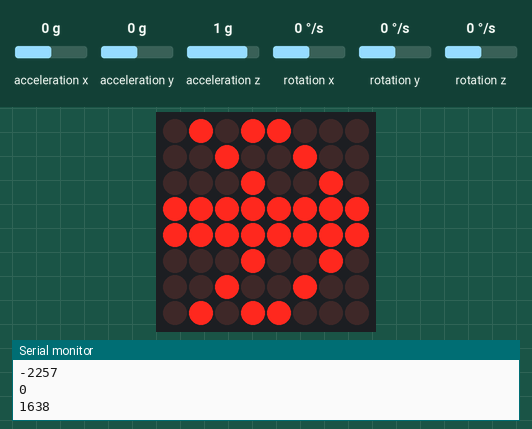
Simulated run of this sketch. Board: Arduino Uno, built with avr-gcc and run on an emulated ATmega328P. Shown: 8×8 LED matrix, the last lines printed to the serial monitor. Wiring (inferred from the names in the program): MPU-6050 motion sensor at I2C address 0x68. The test bench sets the inputs (shaded band); at power-on: acceleration x 0 g, acceleration y 0 g, acceleration z 1 g, rotation x 0 °/s, rotation y 0 °/s, rotation z 0 °/s.

Above: at 11.0 s.
11.1 s: acceleration x set to 0.8 g
At 12.8 s:
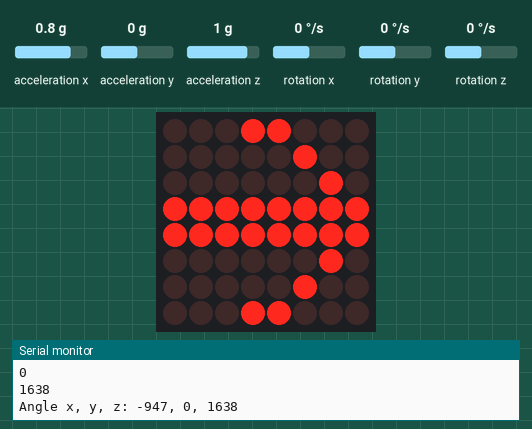
13.1 s: acceleration y set to -1.4 g
At 15.2 s:
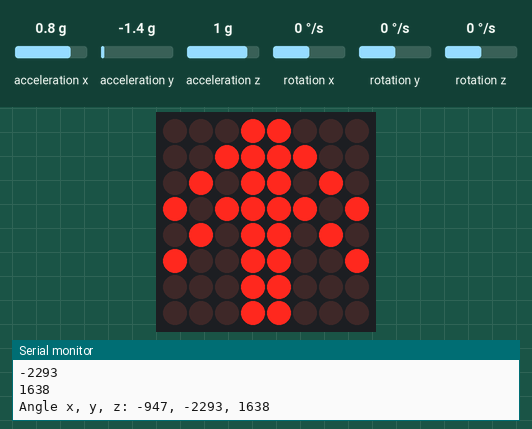
15.5 s: acceleration y set to 0.8 g
At 17.6 s:
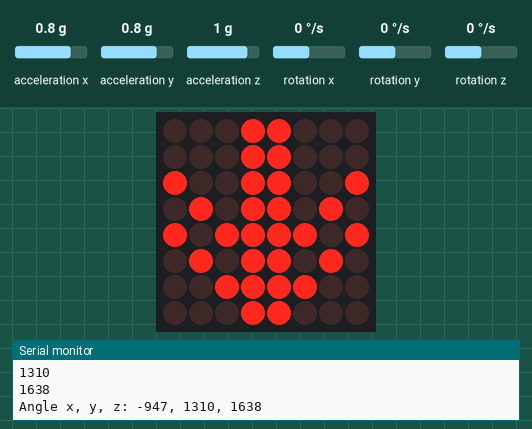
17.9 s: acceleration x set to -1.4 g
At 20.0 s:
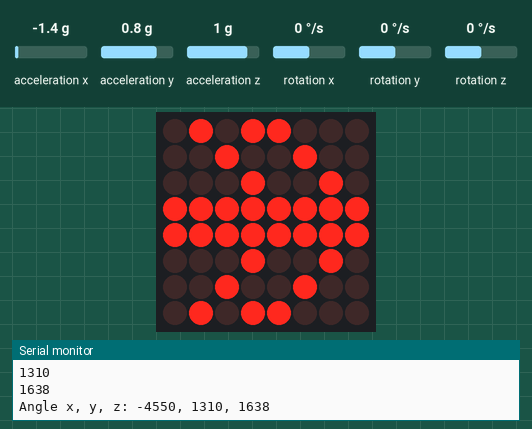
20.3 s: acceleration x set to 1.4 g
At 22.2 s:
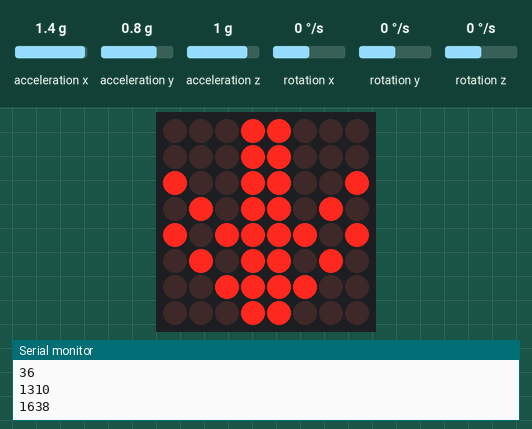
Timing chart, 0 to 23.7 s (numbered marks = the images above; inputs shaded):
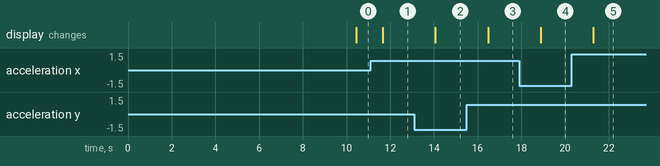

Measured:
- after the input at 11.1 s, the display: changes after 0.55 s (image 1)
- after the input at 13.1 s, the display: changes after 0.96 s (image 2)
- after the input at 15.5 s, the display: changes after 0.97 s (image 3)
- after the input at 17.9 s, the display: changes after 0.99 s (image 4)
- after the input at 20.3 s, the display: changes after 1.0 s (image 5)

The sketch:

gyroKalmanFilter_test.ino
```cpp
// MPU6050 with Kalman Filter applied

#include "gyroKalmanFilter.h"
#include <LedControl.h>

LedControl lc = LedControl(12, 11, 10, 1);

byte circle[8] = {B00011000,
                  B00100100,
                  B01000010,
                  B10000001,
                  B10000001,
                  B01000010,
                  B00100100,
                  B00011000};
byte leftarrow[8] = {B00011000,
                     B00100000,
                     B01000000,
                     B11111111,
                     B11111111,
                     B01000000,
                     B00100000,
                     B00011000};
byte strongleftarrow[8] = {B00011010,
                           B00100100,
                           B01001000,
                           B11111111,
                           B11111111,
                           B01001000,
                           B00100100,
                           B00011010};
byte rightarrow[8] = {B00011000,
                      B00000100,
                      B00000010,
                      B11111111,
                      B11111111,
                      B00000010,
                      B00000100,
                      B00011000};
byte strongrightarrow[8] = {B01011000,
                            B00100100,
                            B00010010,
                            B11111111,
                            B11111111,
                            B00010010,
                            B00100100,
                            B01011000};
byte uparrow[8] = {B00011000,
                   B00111100,
                   B01011010,
                   B10011001,
                   B00011000,
                   B00011000,
                   B00011000,
                   B00011000};
byte stronguparrow[8] = {B00011000,
                         B00111100,
                         B01011010,
                         B10111101,
                         B01011010,
                         B10011001,
                         B00011000,
                         B00011000};
byte downarrow[8] = {B00011000,
                     B00011000,
                     B00011000,
                     B00011000,
                     B10011001,
                     B01011010,
                     B00111100,
                     B00011000};
byte strongdownarrow[8] = {B00011000,
                           B00011000,
                           B10011001,
                           B01011010,
                           B10111101,
                           B01011010,
                           B00111100,
                           B00011000};


void setup() {
    Serial.begin(115200);
    gyroInit();
    lc.shutdown(0, false);
    lc.clearDisplay(0);
    for(int i = 0; i < 8; i++) {
        lc.setRow(0, i, circle[i]);
    }
    delay(3000);
}

void loop() {
    int x, y, z;
    int prevx = 0, prevy = 0, prevz = 0;
    int dx, dy, dz;
    gyroExecute();
    x = getXcoord();
    y = getYcoord();
    z = getZcoord();
    Serial.println(x);
    Serial.println(y);
    Serial.println(z);
    dx = x - prevx;
    dy = y - prevy;
    dz = z - prevz;
    if(dx > 1000) {
        for(int i = 0; i < 8; i++) {
            lc.setRow(0, i, strongleftarrow[i]);
        }
    } else if(dx < -1000) {
        for(int i = 0; i < 8; i++) {
            lc.setRow(0, i, strongrightarrow[i]);
        }
    } else if(dy > 1000) {
        for(int i = 0; i < 8; i++) {
            lc.setRow(0, i, strongdownarrow[i]);
        }
    } else if(dy < -1000) {
        for(int i = 0; i < 8; i++) {
            lc.setRow(0, i, stronguparrow[i]);
        }
    } else if(dx > 500) {
        for(int i = 0; i < 8; i++) {
            lc.setRow(0, i, leftarrow[i]);
        }
    } else if(dx < -500) {
        for(int i = 0; i < 8; i++) {
            lc.setRow(0, i, rightarrow[i]);
        }
    } else if(dy > 500) {
        for(int i = 0; i < 8; i++) {
            lc.setRow(0, i, downarrow[i]);
        }
    } else if(dy < -500) {
        for(int i = 0; i < 8; i++) {
            lc.setRow(0, i, uparrow[i]);
        }
    } else {
        for(int i = 0; i < 8; i++) {
            lc.setRow(0, i, circle[i]);
        }
    }

    prevx = x;
    prevy = y;
    prevz = z;
    newDelay(1000);
}
```

gyroKalmanFilter.cpp
```cpp
// Arudino Gyroscope + Kalman Filter (MPU6050)

#include <math.h>
#include <Wire.h>
#include <Arduino.h>
#include "gyroKalmanFilter.h"

static const float R_angle = 0.3;
static const float Q_angle = 0.01;
static const float Q_gyro = 0.04;

// Value limitation of accelerometer (may vary)
const int lowX = -2150;
const int highX = 2210;
const int lowY = -2150;
const int highY = 2210;
const int lowZ = -2150;
const int highZ = 2550;

// Time
unsigned long prevSensoredTime = 0;
unsigned long curSensoredTime = 0;

int xInit[5] = { 0, 0, 0, 0, 0 };
int yInit[5] = { 0, 0, 0, 0, 0 };
int zInit[5] = { 0, 0, 0, 0, 0 };
int initIndex = 0;
int initSize = 5;
int xCal = 0, yCal = 0, zCal = 1800;

// For return
int _x = 0, _y = 0, _z = 0;

struct GyroKalman angX;
struct GyroKalman angY;
struct GyroKalman angZ;

void gyroInit() {
    Serial.begin(SERIAL_SPEED);
    Wire.begin();

    int error;
    uint8_t c;

    /************************************
     * Default at power up:
     * Gyro at 250 degrees second
     * Acceleration at 2g
     * Clock source at internal 8MHz
     ***********************************/

    initGyroKalman(&angX, Q_angle, Q_gyro, R_angle);
	initGyroKalman(&angY, Q_angle, Q_gyro, R_angle);
	initGyroKalman(&angZ, Q_angle, Q_gyro, R_angle);

    error = MPU6050_read(MPU6050_WHO_AM_I, &c, 1);

    // Uses Serial.print(F()) F() function to use flash memory, not SRAM memory
    Serial.print(F("WHO_AM_I: "));
    Serial.print(c, HEX);
    Serial.print(F(", error = "));
    Serial.println(error, DEC);

    // Clear Sleep Bit to start the MPU6050 sensor
    MPU6050_write_reg(MPU6050_PWR_MGMT_1, 0);
}

void gyroExecute() {
    int error;
    double dT;
    uint8_t tmp;
    accel_t_gyro_union accel_t_gyro;

    curSensoredTime = millis();

    // Read raw values (14 bit) of acceleration/gyro/temperature (Not Stable)
    error = MPU6050_read(MPU6050_ACCEL_XOUT_H, (uint8_t*)&accel_t_gyro, sizeof(accel_t_gyro));
    if(error != 0) {
        Serial.print(F("Read acceleration, temperature, gyro... error = "));
        Serial.println(error, DEC);
    }

    #define SWAP(x, y) tmp = x; x = y; y = tmp;
    SWAP(accel_t_gyro.reg.x_accel_h, accel_t_gyro.reg.x_accel_l);
    SWAP(accel_t_gyro.reg.y_accel_h, accel_t_gyro.reg.y_accel_l);
    SWAP(accel_t_gyro.reg.z_accel_h, accel_t_gyro.reg.z_accel_l);
    SWAP(accel_t_gyro.reg.t_h, accel_t_gyro.reg.t_l);
    SWAP(accel_t_gyro.reg.x_gyro_h, accel_t_gyro.reg.x_gyro_l);
    SWAP(accel_t_gyro.reg.y_gyro_h, accel_t_gyro.reg.y_gyro_l);
    SWAP(accel_t_gyro.reg.z_gyro_h, accel_t_gyro.reg.z_gyro_l);

    if(prevSensoredTime > 0) {
        int gx1 = 0, gy1 = 0, gz1 = 0;
        float gx2 = 0, gy2 = 0, gz2 = 0;

        int loopTime = curSensoredTime - prevSensoredTime;

        gx2 = angleInDegrees(lowX, highX, accel_t_gyro.value.x_gyro);
        gy2 = angleInDegrees(lowY, highY, accel_t_gyro.value.y_gyro);
        gz2 = angleInDegrees(lowZ, highZ, accel_t_gyro.value.z_gyro);

        predict(&angX, gx2, loopTime);
        predict(&angY, gy2, loopTime);
        predict(&angZ, gz2, loopTime);

        gx1 = update(&angX, accel_t_gyro.value.x_accel) / 10;
        gy1 = update(&angY, accel_t_gyro.value.y_accel) / 10;
        gz1 = update(&angZ, accel_t_gyro.value.z_accel) / 10;

        if(initIndex < initSize) {
            xInit[initIndex] = gx1;
            yInit[initIndex] = gy1;
            zInit[initIndex] = gz1;

            if(initIndex == initSize - 1) {
                int sumX = 0, sumY = 0, sumZ = 0;
                for(int k = 1; k <= initSize; k++) {
                    sumX += xInit[k];
                    sumY += yInit[k];
                    sumZ += zInit[k];
                }
                xCal -= sumX / (initSize - 1);
                yCal -= sumY / (initSize - 1);
                zCal = (sumZ / (initSize - 1) - zCal);
            }
            initIndex++;
        } else {
            gx1 += xCal;
            gy1 += yCal;
        }
        Serial.print(F("Angle x, y, z: "));
        Serial.print(gx1, DEC);
        _x = gx1;
        Serial.print(F(", "));
        Serial.print(gy1, DEC);
        _y = gy1;
        Serial.print(F(", "));
        Serial.print(gz1, DEC);
        _z = gz1;
        Serial.println(F(""));
    }
    prevSensoredTime = curSensoredTime;
    newDelay(200);
}

int getXcoord() {
    return _x;
}

int getYcoord() {
    return _y;
}

int getZcoord() {
    return _z;
}

/***********************
 * Sensor Read / Write
 ***********************/
int MPU6050_read(int start, uint8_t *buffer, int size) {
    int i, n, error;
    Wire.beginTransmission(MPU6050_I2C_ADDRESS);

    n = Wire.write(start);
    if(n != 1) {
        return -10;
    }
    n = Wire.endTransmission(false);
    if(n != 0) {
        return n;
    }
    Wire.requestFrom(MPU6050_I2C_ADDRESS, size, true);
    i = 0;
    while(Wire.available() && i < size) {
        buffer[i++] = Wire.read();
    }
    if(i != size) {
        return -11;
    }
    return 0;
}

int MPU6050_write(int start, const uint8_t *pData, int size) {
    int n, error;
    Wire.beginTransmission(MPU6050_I2C_ADDRESS);

    n = Wire.write(start);
    if(n != 1) {
        return -20;
    }
    n = Wire.write(pData, size);
    if(n != size) {
        return -21;
    }
    error = Wire.endTransmission(true);
    if(error != 0) {
        return error;
    }
    return 0;
}

int MPU6050_write_reg(int reg, uint8_t data) {
    int error;
    error = MPU6050_write(reg, &data, 1);
    return error;
}

/************************
 * Raw data processing
 ************************/
float angleInDegrees(int lo, int hi, int measured) {
    float x = (hi - lo) / 180.0;
    return (float)measured / x;
}

void initGyroKalman(struct GyroKalman *kalman, const float Q_angle, const float Q_gyro, const float R_angle) {
    kalman->Q_angle = Q_angle;
    kalman->Q_gyro = Q_gyro;
    kalman->R_angle = R_angle;

    kalman->P_00 = 0;
    kalman->P_01 = 0;
    kalman->P_10 = 0;
    kalman->P_11 = 0;
}

/********************************************************************************************
 * Kalman Predict Method
 * kalman: the kalman data structure
 * dotAngle: Derivitive Of The (D O T) Angle. This is the change in the angle from the gyro.
 *           This is the value from the Wii Motion Plus, scaled to fast/slow.
 * dt: the change in time, in sec.
 ********************************************************************************************/
void predict(struct GyroKalman *kalman, float dotAngle, float dt) {
    kalman->x_angle += dt * (dotAngle - kalman->x_bias);
    kalman->P_00 += (-1) * dt * (kalman->P_10 + kalman->P_01) + dt * dt * kalman->P_11 + kalman->Q_angle;
    kalman->P_01 += (-1) * dt * kalman->P_11;
    kalman->P_10 += (-1) * dt * kalman->P_11;
    kalman->P_11 += kalman->Q_gyro;
}

float update(struct GyroKalman *kalman, float angle_m) {
    const float y = angle_m - kalman->x_angle;
    const float S = kalman->P_00 + kalman->R_angle;
    const float K_0 = kalman->P_00 / S;
    const float K_1 = kalman->P_10 / S;
    kalman->x_angle += K_0 * y;
    kalman->x_bias += K_1 * y;
    kalman->P_00 -= K_0 * kalman->P_00;
    kalman->P_01 -= K_0 * kalman->P_01;
    kalman->P_10 -= K_1 * kalman->P_00;
    kalman->P_11 -= K_1 * kalman->P_01;

    return kalman->x_angle;
}

/**************
 * Utility
 **************/
void newDelay(int x) {
    // Delay function for x milliseconds which does not interfere with timer0
    for(int i = 0; i < x; i++) delayMicroseconds(1000);
}
```

gyroKalmanFilter.h
```cpp
#ifndef _GYROKALMANFILTER_H_
#define _GYROKALMANFILTER_H_

#define SERIAL_SPEED 115200

// MPU-6050 Sensor
#define MPU6050_ACCEL_XOUT_H 0x3B   // R
#define MPU6050_PWR_MGMT_1   0x6B   // R/W
#define MPU6050_PWR_MGMT_2   0x6C   // R/W
#define MPU6050_WHO_AM_I     0x75   // R
#define MPU6050_I2C_ADDRESS  0x68   // I2C Address

// Kalman Filter
struct GyroKalman {
    // Variable to represent state matrix x
    float x_angle, x_bias;

    // Error covariance matrix
    float P_00, P_01, P_10, P_11;

    /******************************************************************
     * Q is 2x2 matriax of covariance
     * Gyro and accelerometer noise is independent of each other
     * x = F(x) + B(u) + w
     * w has a normal distribution with covariance Q
     * covariance = E[(X - E[X]) * (X - E[X])']
     * Covariance R: observation noise from accelerometer (1x1 Matrix)
     ******************************************************************/

    float Q_angle, Q_gyro;
    float R_angle;
};

typedef union accel_t_gyro_union {
    struct {
        uint8_t x_accel_h, x_accel_l;
        uint8_t y_accel_h, y_accel_l;
        uint8_t z_accel_h, z_accel_l;
        uint8_t t_h, t_l;
        uint8_t x_gyro_h, x_gyro_l;
        uint8_t y_gyro_h, y_gyro_l;
        uint8_t z_gyro_h, z_gyro_l;
    } reg;
    struct {
        int x_accel, y_accel, z_accel;
        int temperature;
        int x_gyro, y_gyro, z_gyro;
    } value;
};

// Function Prototype
void gyroInit();
void gyroExecute();
int MPU6050_read(int start, uint8_t *buffer, int size);
int MPU6050_write(int start, const uint8_t *pData, int size);
int MPU6050_write_reg(int reg, uint8_t data);
float angleInDegrees(int lo, int hi, int measured);
void initGyroKalman(struct GyroKalman *kalman, const float Q_angle, const float Q_gyro, const float R_angle);
void predict(struct GyroKalman *kalman, float dotAngle, float dt);
float update(struct GyroKalman *kalman, float angle_m);
int getXcoord();
int getYcoord();
int getZcoord();
void newDelay(int x);


#endif /*_GYROKALMANFILTER_H_*/
```
